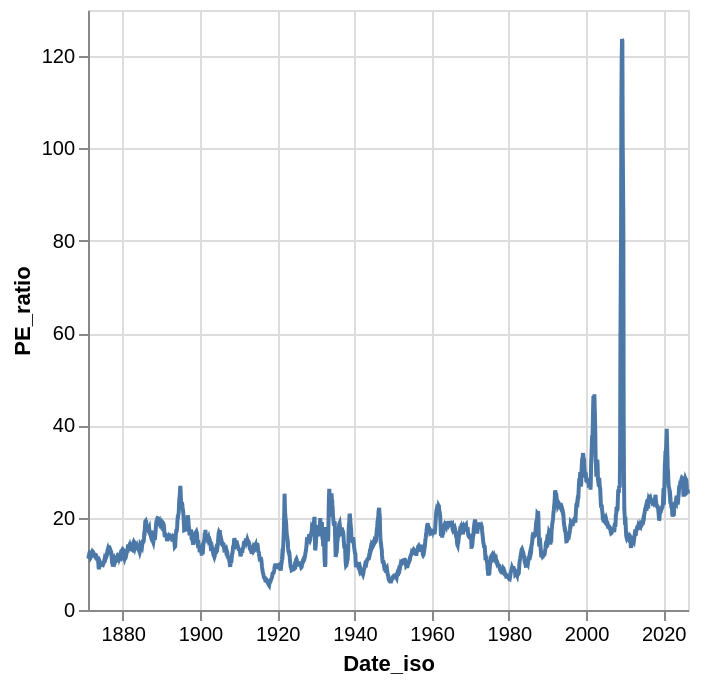

This figure's notebook cell:
### Markdown cell above
<br>
<br>

---

<br>

## 2. A first chart

An Altair chart has three parts, the same as Vega-Lite:

| Altair | Vega-Lite | Meaning |
|---|---|---|
| `alt.Chart(df)` | `"data"` | Which data |
| `.mark_line()` | `"mark": "line"` | What shape to draw |
| `.encode(x=..., y=...)` | `"encoding"` | Which columns go where |

The letter after the colon is the **type**: `:T` for time (temporal), `:Q` for numbers (quantitative), `:N` for text (nominal), `:O` for ordered text (ordinal).

### Code cell
my_practicing_line_chart = alt.Chart(df).mark_line().encode(
    x=alt.X('Date_iso:T'),
    y=alt.Y('PE_ratio:Q')
)
my_practicing_line_chart

### Figure 1 — Vega-Lite specification as saved in the notebook (floating-point values rounded to 4 significant figures; data arrays with more than 128 entries replaced by an {"elided": "..."} marker saying what was removed)
{"config": {"view": {"continuousWidth": 300, "continuousHeight": 300}}, "data": {"name": "data-a0c7e0d193bdfda06bb8e0a284fdbfb4"}, "mark": {"type": "line"}, "encoding": {"x": {"field": "Date_iso", "type": "temporal"}, "y": {"field": "PE_ratio", "type": "quantitative"}}, "$schema": "https://vega.github.io/schema/vega-lite/v5.20.1.json", "datasets": {"data-a0c7e0d193bdfda06bb8e0a284fdbfb4": {"elided": "1866 records"}}}
